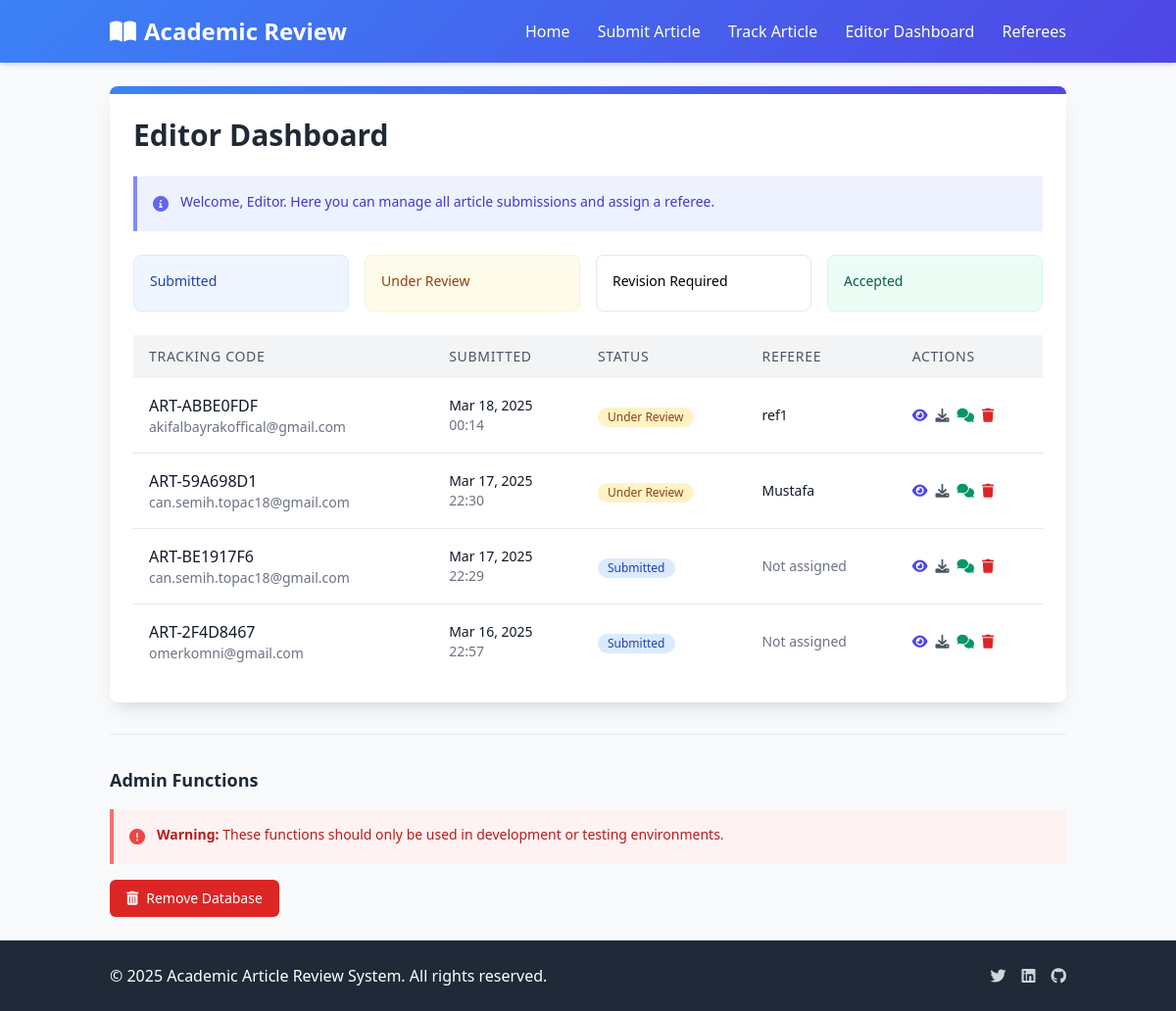
/editor/dashboard/, run on an earlier commit of the app's database.
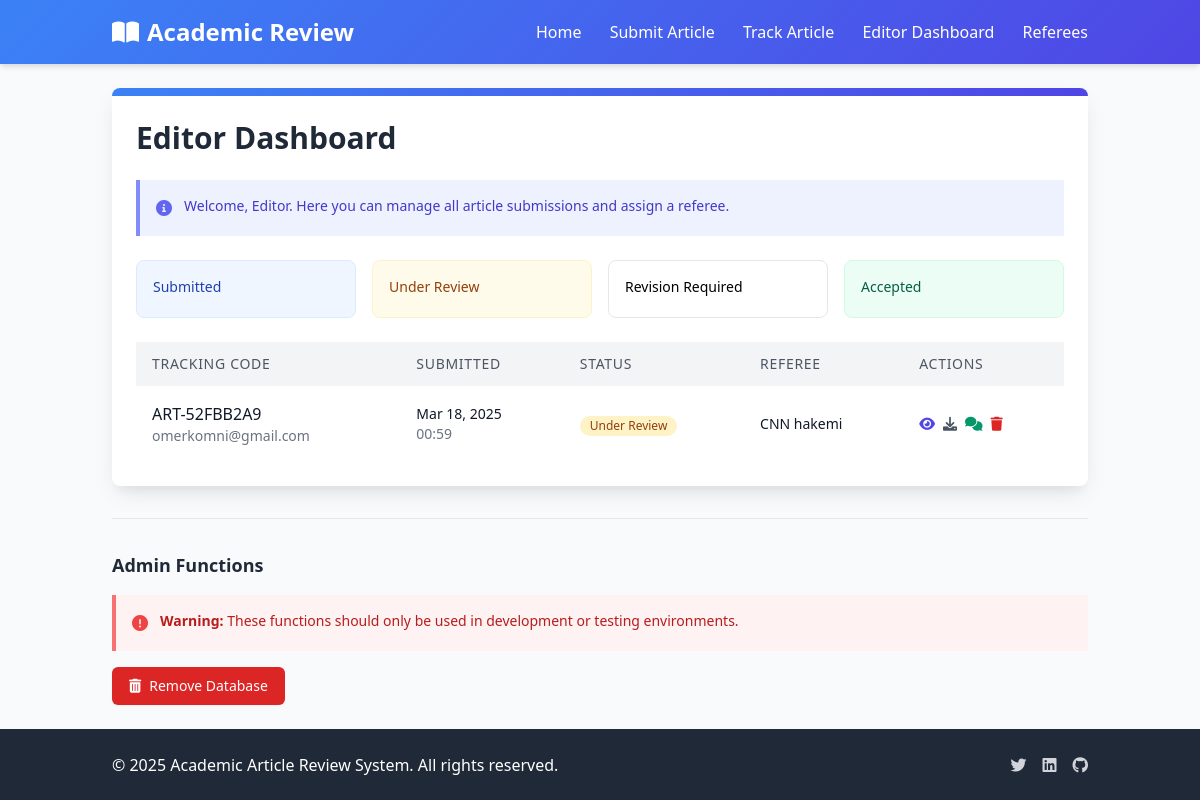
And on a later commit of the database.
### articles/models.py (models this page shows, shortened)
class Article(models.Model):
    STATUS_CHOICES = (
        ('submitted', 'Submitted'),
        ('under_review', 'Under Review'),
        ('revision_required', 'Revision Required'),
        ('accepted', 'Accepted'),
        ('rejected', 'Rejected'),
    )
    title = models.CharField(max_length=255, null=True, blank=True)
    tracking_code = models.CharField(max_length=20, unique=True, editable=False)
    email = models.EmailField()
    file = models.FileField(upload_to='articles/')
    anonymized_file = models.FileField(upload_to='anonymized_articles/', null=True, blank=True)
    status = models.CharField(max_length=50, choices=STATUS_CHOICES, default='submitted')
    submission_date = models.DateTimeField(auto_now_add=True)
    last_updated = models.DateTimeField(auto_now=True)
    referee = models.ForeignKey('Referee', on_delete=models.SET_NULL, null=True, blank=True, related_name='assigned_articles')
    extracted_authors = models.TextField(blank=True, null=True, help_text="Automatically extracted author names")
    extracted_institutions = models.TextField(blank=True, null=True, help_text="Automatically extracted institutions")
    extracted_keywords = models.TextField(blank=True, null=True, help_text="Automatically extracted keywords")
    anonymization_map = models.TextField(blank=True, null=True, help_text="JSON mapping of original text to anonymized text")
    is_anonymized = models.BooleanField(default=False, help_text="Whether the article has been anonymized")

class Referee(models.Model):
    user = models.OneToOneField(User, on_delete=models.CASCADE)
    specialization = models.CharField(max_length=255, blank=True, help_text="Referee's area of expertise (e.g., Machine Learning, Data Science)")

### articles/views.py (the view)
# urls.py: path('editor/dashboard/', views.editor_dashboard, name='editor_dashboard'),
def editor_dashboard(request):
    articles = Article.objects.all().order_by('-submission_date')
    return render(request, 'articles/editor/dashboard.html', {'articles': articles})

### templates/articles/editor/dashboard.html (shortened to what the changed rows need)
{% extends 'articles/base.html' %}
{% block content %}
<div class="max-w-6xl mx-auto">
    <div class="bg-white rounded-lg shadow-card overflow-hidden">
        <div class="p-6">
            <h1 class="text-3xl font-bold mb-6 text-gray-800">Editor Dashboard</h1>
            <div class="overflow-x-auto">
                <table class="min-w-full bg-white">
                    <thead class="bg-gray-100">
                        <tr>
                            <th class="py-3 px-4 text-left text-sm font-medium text-gray-600 uppercase tracking-wider">
                                Tracking Code
                            </th>
                            <th class="py-3 px-4 text-left text-sm font-medium text-gray-600 uppercase tracking-wider">
                                Submitted
                            </th>
                            <th class="py-3 px-4 text-left text-sm font-medium text-gray-600 uppercase tracking-wider">
                                Status
                            </th>
                            <th class="py-3 px-4 text-left text-sm font-medium text-gray-600 uppercase tracking-wider">
                                Referee
                            </th>
                            <th class="py-3 px-4 text-left text-sm font-medium text-gray-600 uppercase tracking-wider">
                                Actions
                            </th>
                        </tr>
                    </thead>
                    <tbody class="divide-y divide-gray-200">
                        {% for article in articles %}
                        <tr>
                            <td class="py-4 px-4 whitespace-nowrap">
                                <div class="font-medium text-gray-900">{{ article.tracking_code }}</div>
                                <div class="text-sm text-gray-500">{{ article.email }}</div>
                            </td>
                            <td class="py-4 px-4 whitespace-nowrap">
                                <div class="text-sm text-gray-900">{{ article.submission_date|date:"M d, Y" }}</div>
                                <div class="text-sm text-gray-500">{{ article.submission_date|time:"H:i" }}</div>
                            </td>
                            <td class="py-4 px-4 whitespace-nowrap">
                                <span class="inline-flex items-center px-2.5 py-0.5 rounded-full text-xs font-medium
                                    {% if article.status == 'submitted' %}bg-blue-100 text-blue-800
                                    {% elif article.status == 'under_review' %}bg-yellow-100 text-yellow-800
                                    {% elif article.status == 'revision_required' %}bg-orange-100 text-orange-800
                                    {% elif article.status == 'accepted' %}bg-green-100 text-green-800
                                    {% elif article.status == 'rejected' %}bg-red-100 text-red-800{% endif %}">
                                    {{ article.get_status_display }}
                                </span>
                            </td>
                            <td class="py-4 px-4 whitespace-nowrap">
                                <div class="text-sm text-gray-900">
                                    {% if article.referee %}
                                        {{ article.referee.user.username }}
                                    {% else %}
                                        <span class="text-gray-500">Not assigned</span>
                                    {% endif %}
                                </div>
                            </td>
                            <td class="py-4 px-4 whitespace-nowrap text-sm font-medium">
                                <div class="flex space-x-2">
                                    <a href="{% url 'editor_review' article.id %}" class="text-indigo-600 hover:text-indigo-900" title="Review">
                                        <i class="fas fa-eye"></i>
                                    </a>
                                    <a href="{% url 'download_article' article.id %}" class="text-gray-600 hover:text-gray-900" title="Download">
                                        <i class="fas fa-download"></i>
                                    </a>
                                    <a href="{% url 'editor_chat' article.id %}" class="text-green-600 hover:text-green-900" title="Messages">
                                        <i class="fas fa-comments"></i>
                                    </a>
                                    <a href="{% url 'delete_article' article.id %}" class="text-red-600 hover:text-red-900" title="Delete">
                                        <i class="fas fa-trash"></i>
                                    </a>
                                </div>
                            </td>
                        </tr>
                        {% empty %}
                        <tr>
                            <td colspan="5" class="py-4 px-4 text-center text-gray-500">
                                No articles found.
                            </td>
                        </tr>
                        {% endfor %}
                    </tbody>
                </table>
            </div>
        </div>
    </div>
</div>
<div class="mt-8 border-t border-gray-200 pt-8">
    <div class="flex justify-between items-center mb-4">
        <h2 class="text-lg font-semibold text-gray-800">Admin Functions</h2>
    </div>
</div>
{% endblock %}

What changed in the data, as far as the page shows it:
removed Article: tracking_code "ART-ABBE0FDF", email "akifalbayrakoffical@gmail.com", submission_date "Mar 18, 2025", submission_date "00:14", status "Under Review", referee.user.username "ref1"
removed Article: tracking_code "ART-59A698D1", email "can.semih.topac18@gmail.com", submission_date "Mar 17, 2025", submission_date "22:30", status "Under Review", referee.user.username "Mustafa"
removed Article: tracking_code "ART-BE1917F6", email "can.semih.topac18@gmail.com", submission_date "Mar 17, 2025", submission_date "22:29", status "Submitted", shows "Not assigned"
changed Article "omerkomni@gmail.com": tracking_code "ART-2F4D8467" → "ART-52FBB2A9"; submission_date "Mar 16, 2025" → "Mar 18, 2025"; submission_date "22:57" → "00:59"; status "Submitted" → "Under Review"; referee.user.username (not shown) → "CNN hakemi"; no longer shows "Not assigned"
